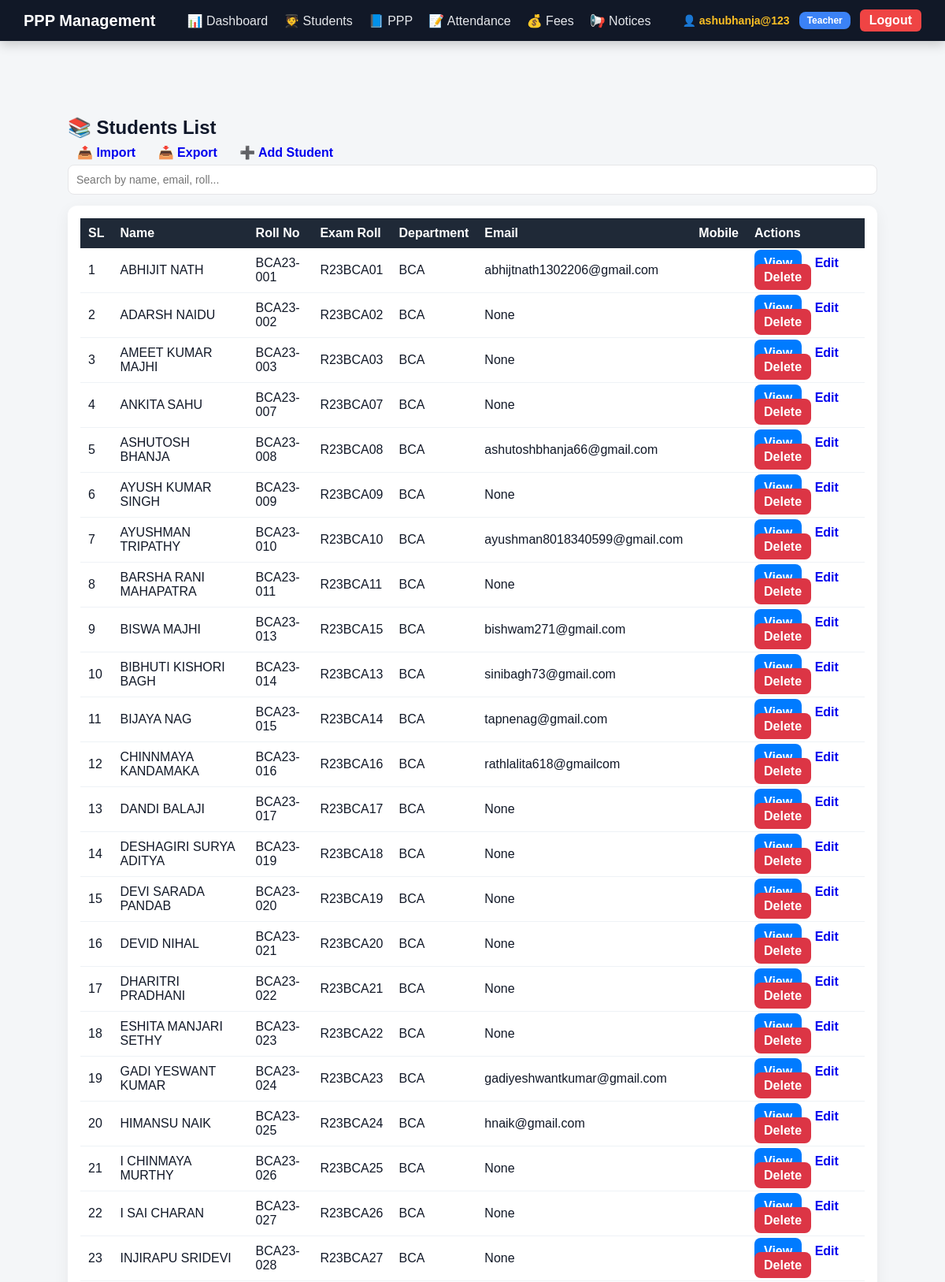
The app's page /students/ (signed in, upper part) with its own data.
### core/models.py (models this page shows, shortened)
class Student(models.Model):
    slno = models.PositiveIntegerField(null=True, blank=True)
    admission_name = models.CharField("Name of Student", max_length=255)
    date_of_joining = models.DateField("Date of Joining", null=True, blank=True)
    class_roll_no = models.CharField("Class Roll-No", max_length=50, blank=True)
    exam_roll_no = models.CharField("Exam Roll No", max_length=50, blank=True, unique=True)
    department = models.CharField(
        "Department",
        max_length=20,
        choices=[("BCA", "BCA"), ("BBA", "BBA"), ("MPMIR", "MPMIR")],
        default="BCA",
    )
    mobile = models.CharField("Mobile No", max_length=20, blank=True)
    email = models.EmailField("Email", blank=True, null=True, unique=True)
    dob = models.DateField("DOB", null=True, blank=True)
    category = models.CharField("Category", max_length=100, blank=True)
    aadhaar = models.CharField("Aadhaar No", max_length=30, blank=True)
    present_address = models.TextField("Present Address", blank=True)
    permanent_address = models.TextField("Permanent Address", blank=True)
    inter_stream = models.CharField("+2 Stream", max_length=150, blank=True)
    inter_percentage = models.DecimalField("+2 % / CGPA", max_digits=6, decimal_places=3, null=True, blank=True)
    inter_regd_no = models.CharField("+2 Regd No", max_length=80, blank=True)
    inter_college = models.CharField("+2 College Name", max_length=255, blank=True)
    grad_stream = models.CharField("Graduation Stream", max_length=150, blank=True)
    grad_percentage = models.DecimalField("Graduation % / CGPA", max_digits=6, decimal_places=3, null=True, blank=True)
    grad_regd_no = models.CharField("Graduation Regd No", max_length=80, blank=True)
    grad_college = models.CharField("Graduation College Name", max_length=255, blank=True)
    photo = models.ImageField(upload_to='student_photos/', blank=True, null=True)
    user = models.OneToOneField(
        settings.AUTH_USER_MODEL,
        null=True,
        blank=True,
        on_delete=models.SET_NULL,
        related_name='student_profile'
    )
    created_at = models.DateTimeField(auto_now_add=True)
    updated_at = models.DateTimeField(auto_now=True)
    class Meta:
        ordering = ['class_roll_no', 'admission_name']
        verbose_name = "Student"
        verbose_name_plural = "Students"

### core/views.py (the view)
# urls.py: path("students/", views.student_list, name="student_list"),
@teacher_required
def student_list(request):
    students = Student.objects.all().order_by("class_roll_no")
    return render(request, "core/student_list.html", {"students": students})

### core/views.py (called while the page is built)
def teacher_required(view_func):
    return user_passes_test(lambda u: u.is_authenticated and u.is_staff, login_url="core:login")(view_func)

### core/templates/core/student_list.html (shortened to what this page needs)
{% extends "core/base.html" %}
{% block content %}
<div class="container mt-4">
    <div class="d-flex justify-content-between align-items-center mb-3">
        <h2>📚 Students List</h2>
        <div>
            <a href="{% url 'core:student_upload' %}" class="btn btn-outline-primary btn-sm">
                📤 Import
            </a>
            <a href="{% url 'core:students_export' %}" class="btn btn-outline-success btn-sm">
                📥 Export
            </a>
            <a href="{% url 'core:student_add' %}" class="btn btn-dark btn-sm">
                ➕ Add Student
            </a>
        </div>
    </div>
    <form method="GET" class="mb-3">
        <input type="text" name="q" value="{{ request.GET.q }}" class="form-control"
               placeholder="Search by name, email, roll...">
    </form>
    <div class="card shadow-sm">
        <div class="card-body p-0">
            <table class="table table-hover table-bordered mb-0">
                <thead class="table-dark">
                    <tr>
                        <th>SL</th>
                        <th>Name</th>
                        <th>Roll No</th>
                        <th>Exam Roll</th>
                        <th>Department</th>
                        <th>Email</th>
                        <th>Mobile</th>
                        <th style="width: 150px;">Actions</th>
                    </tr>
                </thead>
                <tbody>
                    {% for s in students %}
                    <tr>
                        <td>{{ forloop.counter }}</td>
                        <td>{{ s.admission_name }}</td>
                        <td>{{ s.class_roll_no }}</td>
                        <td>{{ s.exam_roll_no }}</td>
                        <td>{{ s.department }}</td>
                        <td>{{ s.email }}</td>
                        <td>{{ s.mobile }}</td>
                        <td>
                            <a href="{% url 'core:student_profile' s.pk %}"
                               class="btn btn-sm btn-primary">View</a>
                            <a href="{% url 'core:student_edit' s.pk %}"
                               class="btn btn-sm btn-warning">Edit</a>
                            <a href="{% url 'core:student_delete' s.pk %}"
                               class="btn btn-sm btn-danger"
                               onclick="return confirm('Delete this student?');">
                                Delete
                            </a>
                        </td>
                    </tr>
                    {% empty %}
                    <tr>
                        <td colspan="8" class="text-center text-muted py-3">
                            No students found.
                        </td>
                    </tr>
                    {% endfor %}
                </tbody>
            </table>
        </div>
    </div>
</div>
{% endblock %}

### core/templates/core/base.html (shortened to what this page needs)
<!DOCTYPE html>
<html lang="en">
<head>
    {% load static %}
    <link rel="stylesheet" href="{% static 'css/style.css' %}">
</head>
<body>
<nav class="main-nav">
    <a href="{% url 'core:dashboard' %}" class="nav-brand">PPP Management</a>
    <div class="nav-center">
        <a href="{% url 'core:dashboard' %}">📊 Dashboard</a>
        <a href="{% url 'core:student_list' %}">🧑‍🎓 Students</a>
        <a href="{% url 'core:ppp_list' %}">📘 PPP</a>
        <a href="{% url 'core:attendance_list' %}">📝 Attendance</a>
        <a href="{% url 'core:fees_list' %}">💰 Fees</a>
        <a href="{% url 'core:notices' %}">📢 Notices</a>
    </div>
    <div class="nav-right">
        {% if user.is_authenticated %}
            <span class="user-name">👤 {{ user.username }}</span>
            {% if user.is_staff %}
                <span class="role-badge teacher-role">Teacher</span>
            {% else %}
                <span class="role-badge student-role">Student</span>
            {% endif %}
            <a href="{% url 'core:logout' %}" class="logout">Logout</a>
        {% else %}
            <a href="{% url 'core:login' %}" class="login">Login</a>
        {% endif %}
    </div>
</nav>
<div class="container">
    {% block content %}
    {% endblock %}
</div>
</body>
</html>

### core/static/css/style.css (style rules this page uses)
:root { --bg: #f4f6f8; --card: #ffffff; --muted: #6b7280; --primary: #007bff; --accent: #1f2937; --success: #28a745; --danger: #dc3545; --warning: #ffc107; }
* { box-sizing: border-box; }
html, body { height: 100%; margin: 0; font-family: "Poppins", sans-serif; background: var(--bg); color: #111827; }
.container { max-width: 1100px; margin: 30px auto; padding: 18px; }
.card, .chart-box, .recent-box, .notice-card, .profile-card { background: var(--card); padding: 16px; border-radius: 12px; box-shadow: 0 6px 20px rgba(0,0,0,0.06); }
h1, h2, h3 { color: #0f172a; margin: 0 0 8px; }
button, .btn { padding: 8px 12px; border: none; border-radius: 8px; font-weight: 600; cursor: pointer; text-decoration: none; }
.btn-primary { background: var(--primary); color: #fff; }
.btn-danger { background: var(--danger); color: #fff; }
input, select, textarea { width: 100%; padding: 10px; border-radius: 8px; border: 1px solid #e6e6e9; font-size: 14px; margin: 6px 0 14px; background: #fff; }
table { width: 100%; border-collapse: collapse; }
table th { background: var(--accent); color: #fff; padding: 10px; text-align: left; }
table td { padding: 10px; border-bottom: 1px solid #eef2f6; }
.main-nav { width: 100%; background: #111827; color: white; display: flex; justify-content: space-between; align-items: center; padding: 12px 30px; position: sticky; top: 0; z-index: 999; box-shadow: 0 4px 14px rgba(0,0,0,0.2); }
.nav-brand { font-size: 20px; font-weight: 700; color: white; text-decoration: none; }
.nav-center { display: flex; gap: 20px; }
.nav-center a { color: #e5e7eb; text-decoration: none; font-weight: 500; transition: 0.2s ease; }
.nav-right { display: flex; align-items: center; gap: 12px; }
.user-name { color: #fbbf24; font-weight: 600; font-size: 14px; }
.role-badge { padding: 4px 10px; border-radius: 8px; font-size: 12px; font-weight: 600; }
.teacher-role { background: #3b82f6; color: white; }
.logout, .login { background: #ef4444; color: white !important; padding: 5px 12px; border-radius: 6px; font-weight: 600; text-decoration: none; transition: 0.2s; }

### records on screen
Student: admission_name "ABHIJIT NATH", class_roll_no "BCA23-001", exam_roll_no "R23BCA01", department "BCA", email "abhijtnath1302206@gmail.com"
Student: admission_name "ADARSH NAIDU", class_roll_no "BCA23-002", exam_roll_no "R23BCA02", department "BCA", email "None"
Student: admission_name "AMEET KUMAR MAJHI", class_roll_no "BCA23-003", exam_roll_no "R23BCA03", department "BCA", email "None"
Student: admission_name "ANKITA SAHU", class_roll_no "BCA23-007", exam_roll_no "R23BCA07", department "BCA", email "None"
Student: admission_name "ASHUTOSH BHANJA", class_roll_no "BCA23-008", exam_roll_no "R23BCA08", department "BCA", email "ashutoshbhanja66@gmail.com"
Student: admission_name "AYUSH KUMAR SINGH", class_roll_no "BCA23-009", exam_roll_no "R23BCA09", department "BCA", email "None"
Student: admission_name "AYUSHMAN TRIPATHY", class_roll_no "BCA23-010", exam_roll_no "R23BCA10", department "BCA", email "ayushman8018340599@gmail.com"
Student: admission_name "BARSHA RANI MAHAPATRA", class_roll_no "BCA23-011", exam_roll_no "R23BCA11", department "BCA", email "None"
Student: admission_name "BISWA MAJHI", class_roll_no "BCA23-013", exam_roll_no "R23BCA15", department "BCA", email "bishwam271@gmail.com"
Student: admission_name "BIBHUTI KISHORI BAGH", class_roll_no "BCA23-014", exam_roll_no "R23BCA13", department "BCA", email "sinibagh73@gmail.com"
Student: admission_name "BIJAYA NAG", class_roll_no "BCA23-015", exam_roll_no "R23BCA14", department "BCA", email "tapnenag@gmail.com"
Student: admission_name "CHINNMAYA KANDAMAKA", class_roll_no "BCA23-016", exam_roll_no "R23BCA16", department "BCA", email "rathlalita618@gmailcom"
Student: admission_name "DANDI BALAJI", class_roll_no "BCA23-017", exam_roll_no "R23BCA17", department "BCA", email "None"
Student: admission_name "DESHAGIRI SURYA ADITYA", class_roll_no "BCA23-019", exam_roll_no "R23BCA18", department "BCA", email "None"
Student: admission_name "DEVI SARADA PANDAB", class_roll_no "BCA23-020", exam_roll_no "R23BCA19", department "BCA", email "None"
Student: admission_name "DEVID NIHAL", class_roll_no "BCA23-021", exam_roll_no "R23BCA20", department "BCA", email "None"
Student: admission_name "DHARITRI PRADHANI", class_roll_no "BCA23-022", exam_roll_no "R23BCA21", department "BCA", email "None"
Student: admission_name "ESHITA MANJARI SETHY", class_roll_no "BCA23-023", exam_roll_no "R23BCA22", department "BCA", email "None"
Student: admission_name "GADI YESWANT KUMAR", class_roll_no "BCA23-024", exam_roll_no "R23BCA23", department "BCA", email "gadiyeshwantkumar@gmail.com"
Student: admission_name "HIMANSU NAIK", class_roll_no "BCA23-025", exam_roll_no "R23BCA24", department "BCA", email "hnaik@gmail.com"
Student: admission_name "I CHINMAYA MURTHY", class_roll_no "BCA23-026", exam_roll_no "R23BCA25", department "BCA", email "None"
Student: admission_name "I SAI CHARAN", class_roll_no "BCA23-027", exam_roll_no "R23BCA26", department "BCA", email "None"
Student: admission_name "INJIRAPU SRIDEVI", class_roll_no "BCA23-028", exam_roll_no "R23BCA27", department "BCA", email "None"

### other values on screen
{{ user.username }} "ashubhanja@123"
